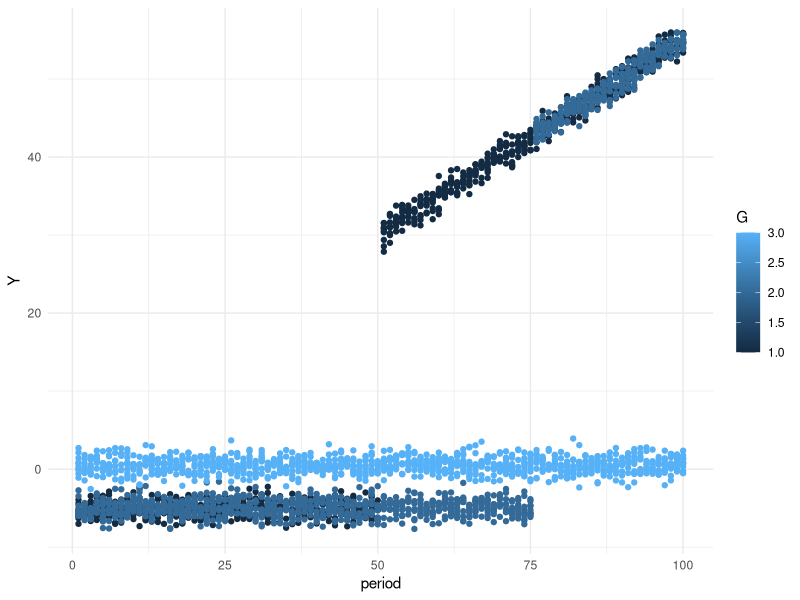

This chart was generated by the following R code: (Note: this script raises an error after producing the figure.)
# Load required libraries
library(dplyr)
library(ggplot2)
library(broom) # for tidy function

# Set seed for reproducibility
set.seed(123)

# Number of individuals per group
n_per_group <- 10

# Number of time periods
n_periods <- 100

# Time variable
time <- 1:n_periods

# Generate synthetic data
data2 <- data.frame(
  G = rep(c(1, 2, 3), each = n_per_group * n_periods),
  id = rep(rep(1:n_per_group, each = n_periods), times = 3),
  period = rep(time, times = 3 * n_per_group),
  stringsAsFactors = FALSE
)



data2 = data2 %>% group_by(id) %>% mutate(treat = ifelse((period > 50 & G == 1) | (period > 75 & G == 2), 1, 0),
                                          Y = rnorm(3 * n_periods, mean = case_when(
                                            treat == 1 & G== 1 ~ -5+10+0.5*period,
                                            treat == 0 & G== 1 ~ -5,
                                            treat == 1 & G== 2 ~ -5+10+0.5*period,
                                            treat == 0 & G== 2 ~ -5,
                                            TRUE ~ 0.5))) %>% distinct()

# on crée 3 groupes qui suivent la même tendance pre et post traitement mais le groupe 1 est traité en période 50 et le groupe 2 en période 75


data2 <- data2 %>%
  mutate(TreatmentPeriod = case_when(
    G == 1 ~ 50,
    G == 2 ~ 75,
    G == 3 ~ 0,
    TRUE ~ NA_real_  # pour gérer les cas non spécifiés, optionnel
  ))




# Plot the simulated data
ggplot(data2, aes(x = period, y = Y, color = G, linetype = factor(treat))) +
  geom_point() +
  labs(x = "period", y = "Y", color = "G", linetype = "treat") +
  theme_minimal()

# Estimate DiD parameters using linear regression
diD_model <- lm(Y ~ treat + period + treat:period + G, data = data2)

# Display DiD model summary
summary(diD_model)


#On ajoute les colonnes X et cluster nulles
data2$X <- 0
data2$cluster <- 0



# Event study approach

# generate leads and lags of the treatment
t0 = 50# Number of periods before the event
t1 = 25 # Number of periods after the event
Dtl <- sapply(-t0:t1, function(l) {1*((data2$period == data2$TreatmentPeriod + l) & (data2$TreatmentPeriod > 0))})
Dtl <- as.data.frame(Dtl)
cnames1 <- paste0("Dtmin", t0:1)
colnames(Dtl) <- c(cnames1, paste0("Dt", 0:t1))
data2 <- cbind.data.frame(data2, Dtl)
row.names(data2) <- NULL

# panel regression
pdata = pdata.frame(data2, index = c("id", "period", "G"))
# table(index(pdata))

es <- plm(as.formula(paste("Y ~", paste(colnames(Dtl), collapse="+"))), data = pdata, model = "within", effect = "twoways")

summary(es)

# dans es on retrouve tous nos coefficients de Dt0, Dt1 etc et ensuite on fait la regression linéaire des coefficients des Dt sur le temps.
#Normalement nous devrions retrouver 0.5 (c.f manière dont nos données sont simulées) mais ici on trouve 0.3

valeurs_reg_Dt <- as.numeric(coef(es))


# Afficher les coefficients numériques
print(valeurs_reg_Dt)

valeurs_reg_Dt_aprestraitement <- valeurs_reg_Dt[(t0+2):(t1+t0+1)]

df1 = data.frame(y = valeurs_reg_Dt_aprestraitement, x = c(1:t1))


maregression = lm(y~x, data = df1)

summary(maregression)
